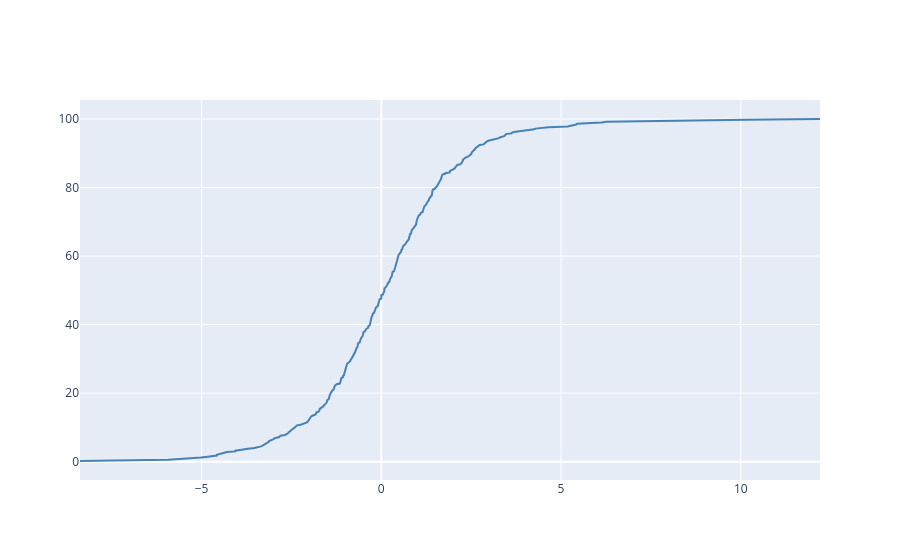

The notebook cell this image was saved under:
### Markdown cell above
# Densidad acumulada

### Code cell
# Obtenemos los rend del activo seleccionado

rend_activo = rendimientos.iloc[:,a].sort_values()

# calculamos la frec
freq = np.arange(1, len(rend_activo)+1) / len(rend_activo)

# graficamos

fig = go.Figure()

fig.add_trace(go.Scatter(
    x = rend_activo*100,  # Eje X con los rendimientos ordenados del activo seleccionado
    y = freq*100,  # Eje Y con las frecuencias acumuladas correspondientes a cada rendimiento
    mode = 'lines',  # Modo de visualización (líneas)
    name = f"ECDF del activo {nombre_activo}",  # Nombre para la leyenda
    line = dict(color = 'steelblue'),  # Color de la línea del gráfico
))

### Figure 1 — Plotly figure (JSON) as saved in the notebook; plotly's stock layout.template omitted (floating-point values rounded to 4 significant figures; data arrays with more than 128 entries replaced by an {"elided": "..."} marker saying what was removed)
{"data": [{"line": {"color": "steelblue"}, "mode": "lines", "name": "ECDF del activo CEMEXCPO.MX", "type": "scatter", "x": {"elided": "500 float values"}, "y": {"elided": "500 float values"}}], "layout": {}}
